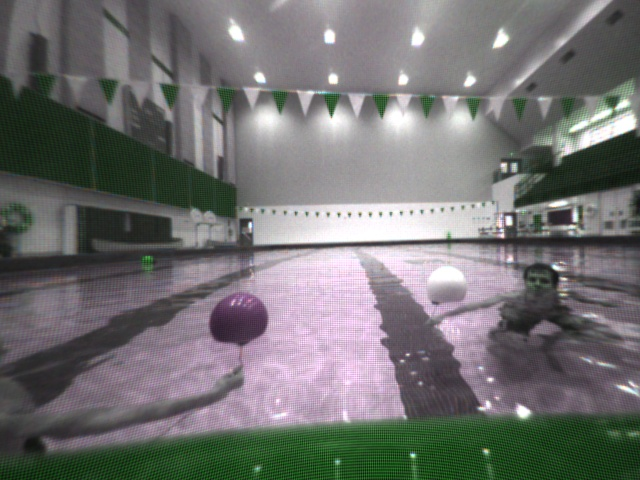
#> input picture input-photos/left0002.jpg, 640 x 480 px; its folder holds only this picture in this run
$ python blob.py   (Python 2 division)
#> lines starting #> are read from the running program, lines starting #| are printed output that depends on the picture; after the words box and inside, x2 and y2 are one past the last pixel; in counts of white or black regions, pixels touching at a corner belong together
#!/usr/local/bin/python

import os
import cv2
import math
import numpy as np
import sys

blank = np.zeros((480, 640), np.uint8)
blank[:,:] = (255)

## Set folder of input and output images
infolder = "input-photos/"
outfolder = "output-photos-blob/"

## Set number image and matrix parameters
cols = rows = 8
width = 640
height = 480

## I divide the following height by two because the grid should only cover half of the image
blockw = width/cols
blockh = height/(rows*2)


## Main function
def main():
    ## Iterate through all of the input jpg photos in the directory under the working dir
    ## and run the findBuoys Canny function on them.
    for i in os.listdir(os.getcwd()+"/input-photos/"):
        if i.endswith(".jpg"):
            print i
            findBuoysBlob(i)
            # Whatever function I do here
            continue
        else:
            continue

    ## Close OpenCV and exit Python script when done
    cv2.destroyAllWindows()
    sys.exit(0)

## Resize with resize command
def resizeImage(img):

    # mapping from destination to source
    dst = cv2.resize(img,None,fx=0.25,fy=0.25,interpolation=cv2.INTER_LINEAR)
    return dst

def findBuoysBlob(imgname):

#> called with imgname = 'left0002.jpg'
    centers = []

    ## Load image from input photo folder
    img = cv2.imread(infolder + imgname)
#> img is the input picture: shape (480, 640, 3); mean B, G, R 112.6, 113.2, 113.4

    ## Make image single stream black and white and find the keypoints for each blob detected
    gray = cv2.cvtColor(img, cv2.COLOR_BGR2GRAY)
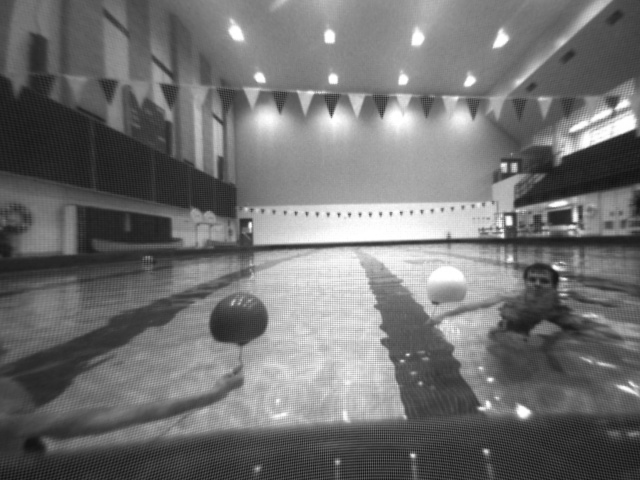
#> gray: shape (480, 640); min 16, max 255, mean 113.1
    detector = cv2.SimpleBlobDetector_create()
    keypts = detector.detect(gray)
#> keypts = 10 keypoints; (x, y, size): (568, 56, 14), (531, 86, 10.5), (609, 224, 9.5), (230, 232, 7.9), (623, 223, 7.8), (295, 213, 7.2), (317, 214, 7), (442, 209, 6.6), (463, 207, 6.4), (273, 211, 6)

    img = cv2.drawKeypoints(img, keypts, np.array([]), (0,0,255), cv2.DRAW_MATCHES_FLAGS_DRAW_RICH_KEYPOINTS)

    for k in keypts:
        print "x = %d; y = %d" %(k.pt[0], k.pt[1])
#> this loop made 10 passes
#> k on passes 1 to 10: keypoint at (531.4, 86.5), size 10.5, keypoint at (568.3, 55.7), size 14, keypoint at (608.5, 224.5), size 9.5, keypoint at (623.2, 222.9), size 7.8, keypoint at (229.7, 232), size 7.9, keypoint at (273.5, 211.4), size 6, keypoint at (295.3, 212.9), size 7.2, keypoint at (462.6, 206.9), size 6.4, keypoint at (316.9, 213.6), size 7, keypoint at (442, 209.2), size 6.6
#| x = 531; y = 86
#| x = 568; y = 55
#| x = 608; y = 224
#| x = 623; y = 222
#| x = 229; y = 231
#| x = 273; y = 211
#| x = 295; y = 212
#| x = 462; y = 206
#> (further printed lines are left out)

    centers = filter_buoys(keypts)
    generate_matrix(centers)
    img = draw_matrix(img)

    ## Save Images with Canny blobs in output photo folder
    stg = outfolder + imgname
    cv2.imwrite(stg, img)


def filter_buoys(unfiltered_buoys):

    ## Keep track of the centers that work
    filtered_centers = []

    for buoy in unfiltered_buoys:
        center = (int(buoy.pt[0]), int(buoy.pt[1]))
        if center[1] > height/2:
            filtered_centers.append(center)
#> this loop made 10 passes
#> (buoy, center) on passes 1 to 10: (keypoint at (531.4, 86.5), size 10.5, (531, 86)), (keypoint at (568.3, 55.7), size 14, (568, 55)), (keypoint at (608.5, 224.5), size 9.5, (608, 224)), (keypoint at (623.2, 222.9), size 7.8, (623, 222)), (keypoint at (229.7, 232), size 7.9, (229, 231)), (keypoint at (273.5, 211.4), size 6, (273, 211)), (keypoint at (295.3, 212.9), size 7.2, (295, 212)), (keypoint at (462.6, 206.9), size 6.4, (462, 206)), (keypoint at (316.9, 213.6), size 7, (316, 213)), (keypoint at (442, 209.2), size 6.6, (441, 209))
#> after the loop, filtered_centers = []

    return filtered_centers

## End of filter_buoys

## Draw gridlines on image
def draw_matrix(processed_img):

    for h in range(rows):
        img_w_matrix = cv2.line(processed_img, (0, height/2+h*blockh), (width, height/2+h*blockh), (255, 204, 0), 2)
#> this loop made 8 passes
#> pass 3, in draw_matrix, `img_w_matrix = cv2.line(processed_img, (0, height/2+h*blockh), (width,..`:
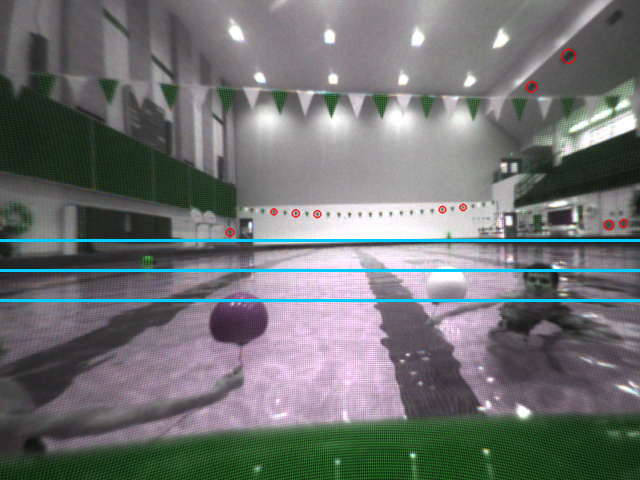
#> img_w_matrix: shape (480, 640, 3); mean B, G, R 114.8, 114.6, 111.1
#> after the loop:
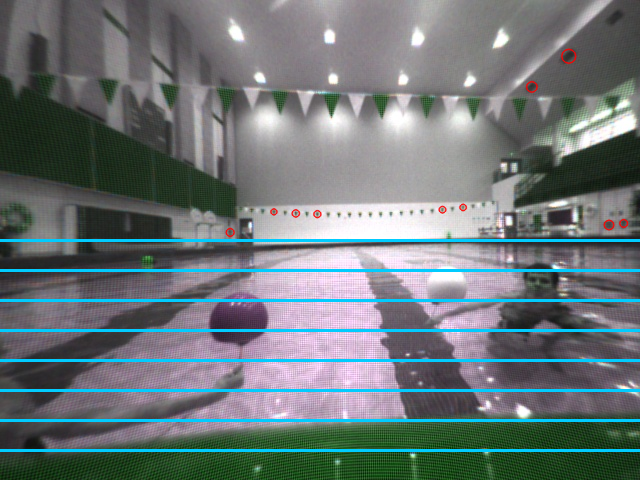
#> processed_img: shape (480, 640, 3); mean B, G, R 119.4, 117.6, 107.7
    for w in range(cols):
        img_w_matrix = cv2.line(processed_img, (w*blockw, height/2), (w*blockw, height), (255, 204, 0), 2)
#> this loop made 8 passes
#> pass 1, in draw_matrix, `img_w_matrix = cv2.line(processed_img, (w*blockw, height/2), (w*blockw..`:
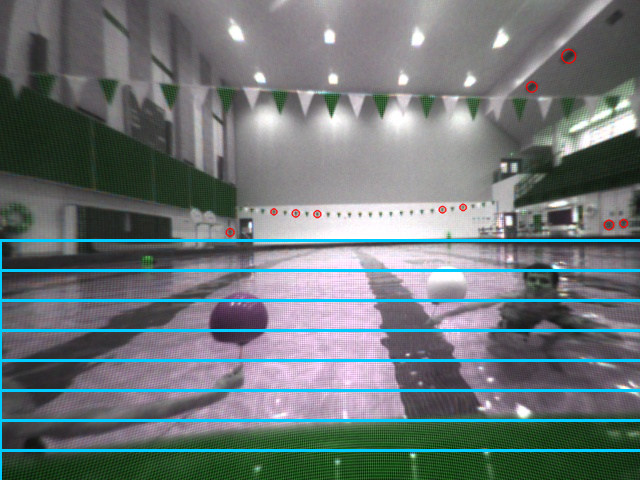
#> img_w_matrix: shape (480, 640, 3); 3.27% of pixels changed, all inside (x1, y1, x2, y2) = (0, 242, 640, 480)
#> pass 2, in draw_matrix, `img_w_matrix = cv2.line(processed_img, (w*blockw, height/2), (w*blockw..`:
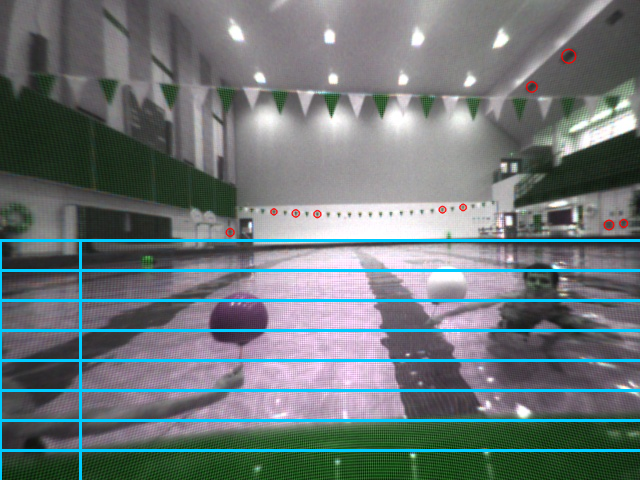
#> img_w_matrix: shape (480, 640, 3); 0.21% of pixels changed, all inside (x1, y1, x2, y2) = (79, 242, 82, 480)
#> pass 3, in draw_matrix, `img_w_matrix = cv2.line(processed_img, (w*blockw, height/2), (w*blockw..`:
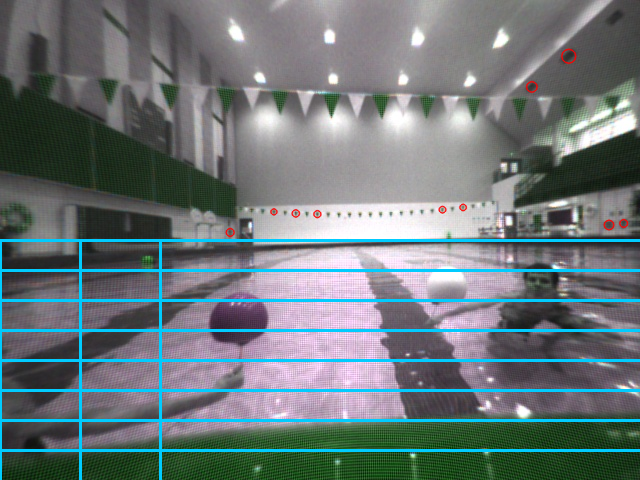
#> img_w_matrix: shape (480, 640, 3); 0.21% of pixels changed, all inside (x1, y1, x2, y2) = (159, 242, 162, 480)
#> after the loop:
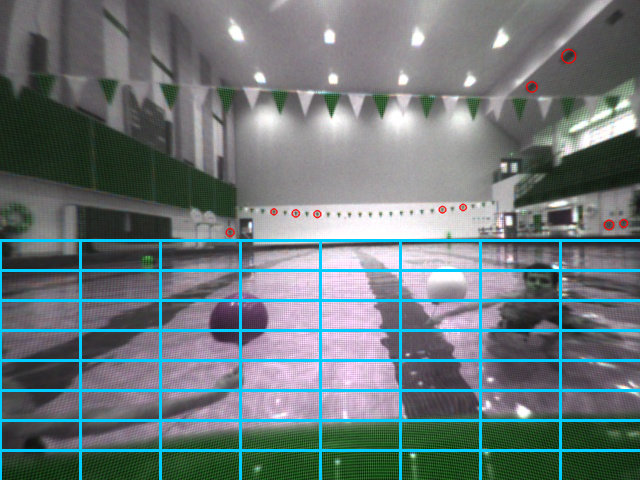
#> processed_img: shape (480, 640, 3); 1.62% of pixels changed, all inside (x1, y1, x2, y2) = (0, 242, 562, 480)

    return processed_img
    ## End of draw_matrix


def generate_matrix(cCenters):

    # Creates a list containing 8 lists initialized to 0
    Matrix = [[0 for x in range(cols)] for x in range(rows)]

    ## Iterates through the image grid and increments the Matrix cell is a contour center is found there
    for r in range(rows):
        for c in range(cols):
            for cnt in cCenters:
                if cnt[1] > height/2+r*blockh and cnt[1] < height/2+(r+1)*blockh and cnt[0] > c*blockw and cnt[0] < (c+1)*blockw:
                    Matrix[r][c] = Matrix[r][c]+1

    ## Print buoys center matrix
    print Matrix

## End of generateMatrix()


## Do the main thing
if __name__ == '__main__':
    main()
#> (the program exits here)
